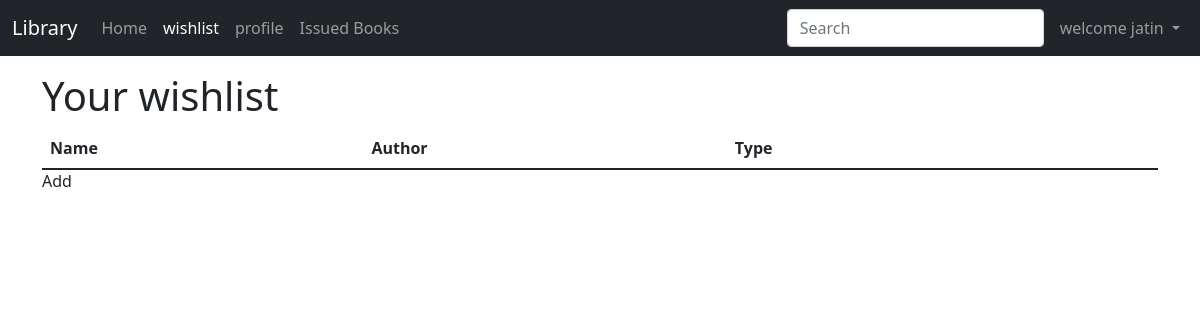
/student/wishList/ (signed in), run on an earlier commit of the app's database.
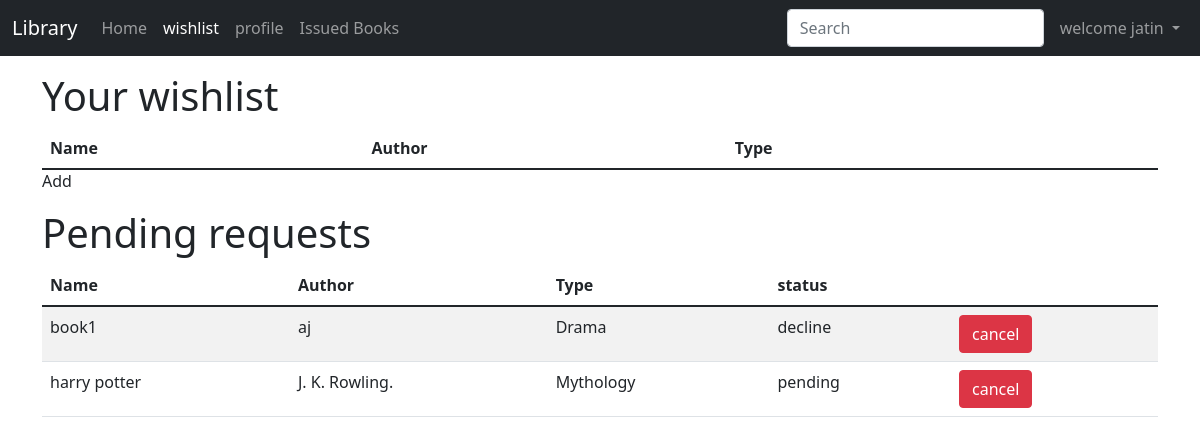
And on a later commit of the database.
### home/models.py (models this page shows, shortened)
class myUser(AbstractUser):
    userTypes=[
        ('teacher','teacher'),
        ('student','student')
    ]
    userType=models.CharField(
        max_length=7,
        choices=userTypes,
        default='student'
        )

class BOOK(models.Model):
    book_id=models.AutoField(primary_key=True)
    name=models.CharField(max_length=50)
    author=models.CharField(max_length=50)
    genre=models.CharField(max_length=50)
    genres = [
        ('Drama', 'Drama'),
        ('Fantasy', 'Fantasy'),
        ('Fiction', 'Fiction'),
        ('Horror', 'Horror'),
        ('Mythology', 'Mythology'),
        ('Mystery','Mystery'),
        ('Science Fiction','Science Fiction')
    ]
    genre = models.CharField(
        max_length=15,
        choices=genres,
        default='Drama',
    )
    statusValue=[
        ('available','available'),
        ('not available','not available')
    ]
    status=models.CharField(max_length=13,choices=statusValue,default='available')

### student/models.py (models this page shows, shortened)
class bookRequest(models.Model):
    request_id=models.AutoField(primary_key=True)
    user=models.ForeignKey(myUser,null=True,on_delete=models.CASCADE)
    book=models.ForeignKey(BOOK,null=True,on_delete=models.CASCADE)
    types=[
        ('issue','issue'),
        ('extend','extend')
    ]
    type=models.CharField(max_length=6,choices=types,default='issue')
    responses=[
        ('accept','accept'),
        ('pending','pending'),
        ('decline','decline')
    ]
    response=models.CharField(max_length=7,choices=responses,default='pending')
    issue_id=models.CharField(max_length=100, default='')

### student/views.py (the view)
# urls.py: path('wishList/',views.wishList,name='wishList'),
@login_required
def wishList(request):
    if request.user.userType!='student':
        return redirect('/')
    user=myUser.objects.filter(username="try3@gmail.com")
    book_requests=bookRequest.objects.filter(user=request.user)
    return render(request,'student/wishlist.html',{'user':user,'book_requests':book_requests})

### templates/student/wishlist.html (shortened to what this page needs)
{% extends 'student/base1.html' %}
{% block wishListActive %}active{% endblock wishListActive %}
{% block body %}
<div class="container">
    <div id="table" class="my-3">
        <h1>Your wishlist</h1>
        <table class="table table-striped table-hover">
            <thead>
                <tr>
                    <th scope="col">Name</th>
                    <th scope="col">Author</th>
                    <th scope="col">Type</th>
                    <th scope="col"></th>
                    <th scope="col"></th>
                </tr>
            </thead>
            <tbody id='tableBody'>
            </tbody>
        </table>
    </div>
</div>
{% if book_requests|length > 0  %}
<div class="container">
    <div id="table" class="my-3">
        <h1>Pending requests</h1>
        <table class="table table-striped table-hover">
            <thead>
                <tr>
                    <th scope="col">Name</th>
                    <th scope="col">Author</th>
                    <th scope="col">Type</th>
                    <th scope="col">status</th>
                    <th scope="col"></th>
                </tr>
            </thead>
            <tbody>
                {% for req in book_requests %}
                {% if req.response != 'accept' %}
                <tr>
                    <td>{{req.book.name}}</td>
                    <td>{{req.book.author}}</td>
                    <td>{{req.book.genre}}</td>
                    <td>{{req.response}}</td>
                    <td><form method="post" action="deleteRequest/">
                    <button type="submit" class="btn btn-danger">cancel</button>
                    </form></td>
                    </tr>
                {% endif %}
                {% endfor %}
            </tbody>
        </table>
    </div>
</div>
{% endif %}
{% endblock body %}

### templates/student/base1.html (shortened to what this page needs)
<!doctype html>
<html lang="en">
<head>
    <link href="https://cdn.jsdelivr.net/npm/bootstrap@5.1.1/dist/css/bootstrap.min.css" rel="stylesheet"
>
</head>
<body>
    <nav class="navbar navbar-expand-lg navbar-dark bg-dark">
        <div class="container-fluid">
            <a class="navbar-brand" href="#">Library</a>
            <div class="collapse navbar-collapse" id="navbarSupportedContent">
                <ul class="navbar-nav me-auto mb-2 mb-lg-0">
                    <li class="nav-item">
                        <a class="nav-link {% block homeActive %}{% endblock homeActive %}" aria-current="page" href="/student">Home</a>
                    </li>
                    <li class="nav-item">
                        <a class="nav-link {% block wishListActive %}{% endblock wishListActive %}" aria-current="page" href={% url 'wishList' %}>wishlist</a>
                    </li>
                    <li class="nav-item">
                        <a class="nav-link {% block profileActive %}{% endblock profileActive %}" aria-current="page" href={% url 'profile' %}>profile</a>
                    </li>
                    <li class="nav-item">
                        <a class="nav-link {% block issuedActive %}{% endblock issuedActive %}" aria-current="page" href={% url 'issued' %}>Issued Books</a>
                    </li>
                </ul>
                <form class="d-flex">
                    <input class="form-control me-2" type="search" id="myInput" onkeyup='search()'
                        placeholder="Search" aria-label="Search">
                </form>
                <ul class="navbar-nav ml-auto mb-2 mb-lg-0">
                    <li class="nav-item dropdown">
                        <a class="nav-link dropdown-toggle" href="#" id="navbarDropdown" role="button"
                            data-bs-toggle="dropdown" aria-expanded="false">
                            welcome {{request.user.first_name}}
                        </a>
                    </li>
                </ul>
            </div>
        </div>
    </nav>
    {% block body %} {% endblock body %}
</body>
</html>

What changed in the data, as far as the page shows it:
added bookRequest: book.name "book1", book.author "aj", book.genre "Drama", response "decline"
added bookRequest: book.name "harry potter", book.author "J. K. Rowling.", book.genre "Mythology", response "pending"
Also different on the page:
text now shown: "Pending requests Name Author Type status"
